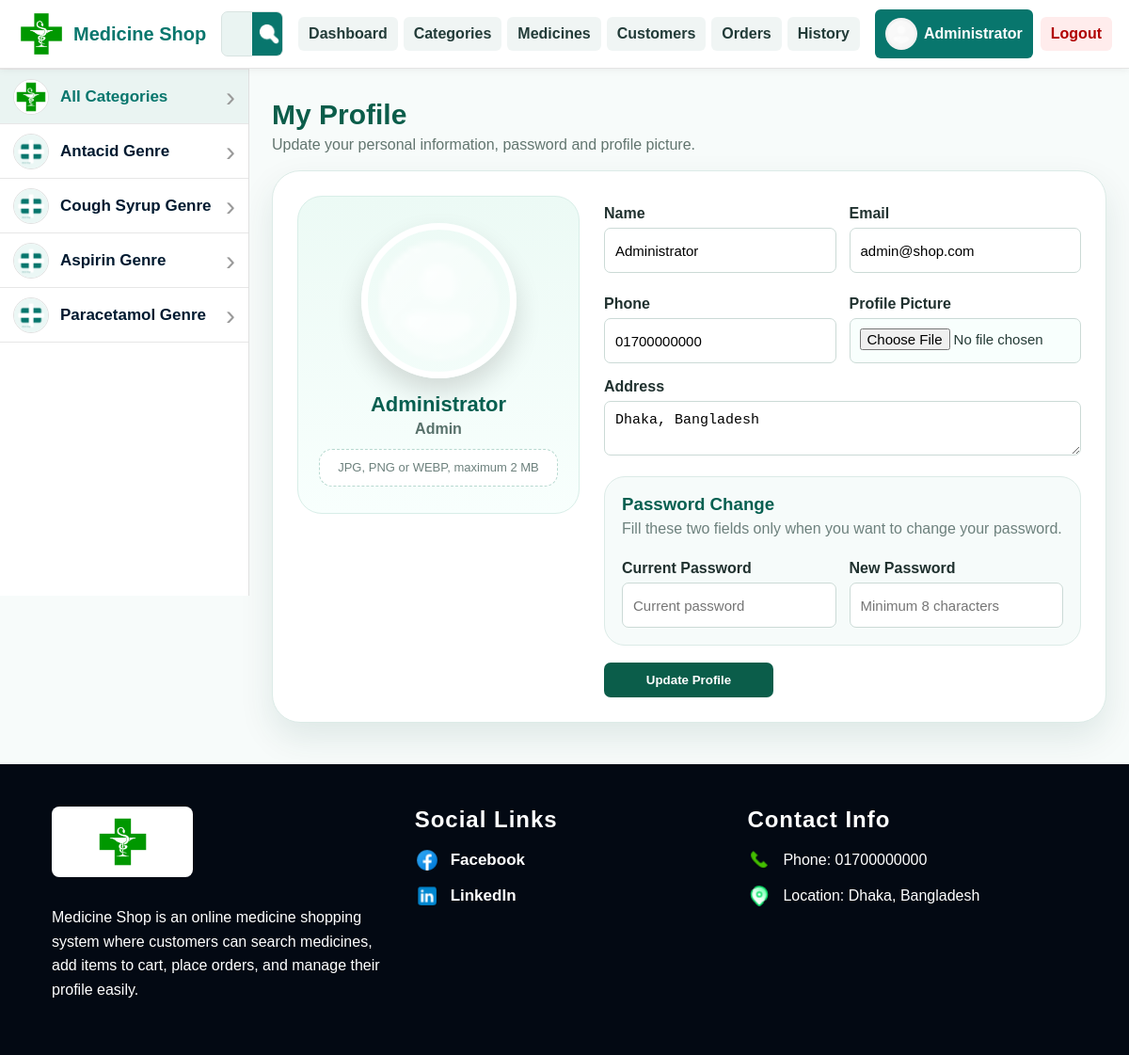
Screenshot of /index.php?page=profile (signed in) with the database file from the repository.
### tables this page shows
CREATE TABLE users (
    id INT AUTO_INCREMENT PRIMARY KEY,
    name VARCHAR(100) NOT NULL,
    email VARCHAR(120) NOT NULL UNIQUE,
    password_hash VARCHAR(255) NOT NULL,
    role ENUM('admin','customer') NOT NULL DEFAULT 'customer',
    profile_picture VARCHAR(255) NULL,
    address TEXT NULL,
    phone VARCHAR(30) NULL,
    remember_token VARCHAR(255) NULL,
    created_at TIMESTAMP DEFAULT CURRENT_TIMESTAMP
);

CREATE TABLE categories (
    id INT AUTO_INCREMENT PRIMARY KEY,
    name VARCHAR(120) NOT NULL,
    category_type ENUM('liquid','solid') NOT NULL,
    image_path VARCHAR(255) NULL,
    created_at TIMESTAMP DEFAULT CURRENT_TIMESTAMP
);

### controllers/ProfileController.php (called while the page is built, shortened)
<?php
function profileCtrl($conn)
{
    $user = findUserById($conn, $_SESSION['user']['id']);
    require 'views/profile.php';
}
?>

### models/UserModel.php (called while the page is built, shortened)
<?php
function findUserById($conn, $id)
{
    $stmt = mysqli_prepare($conn, "SELECT * FROM users WHERE id = ? LIMIT 1");
    mysqli_stmt_bind_param($stmt, 'i', $id);
    mysqli_stmt_execute($stmt);
    $row = mysqli_fetch_assoc(mysqli_stmt_get_result($stmt));
    return $row;
}
?>

### models/CategoryModel.php (called while the page is built, shortened)
<?php
function getCategories($conn)
{
    $result = mysqli_query(
        $conn,
        "SELECT *
         FROM categories
         ORDER BY category_type, name"
    );
    return mysqli_fetch_all($result, MYSQLI_ASSOC);
}
?>

### views/profile.php (the view, shortened to what this page needs)
<?php
$user = $user ?? [
    'name'            => '',
    'email'           => '',
    'phone'           => '',
    'address'         => '',
    'role'            => 'customer',
    'profile_picture' => ''
];
$photo = !empty($user['profile_picture'])
    ? $user['profile_picture']
    : 'asset/Profile.png';
require 'views/layout/header.php';
?>
<section class="page-title-box">
    <h1>My Profile</h1>
    <p>Update your personal information, password and profile picture.</p>
</section>
<section class="profile-card">
    <div class="profile-photo-box">
        <img
            id="profilePreview"
            src="<?= htmlspecialchars($photo) ?>"
            alt="Profile Picture"
        >
        <h3><?= htmlspecialchars($user['name'] ?? '') ?></h3>
        <p>
            <?= htmlspecialchars(ucfirst($user['role'] ?? 'customer')) ?>
        </p>
        <span class="photo-help">
            JPG, PNG or WEBP, maximum 2 MB
        </span>
    </div>
    <form
        method="POST"
        enctype="multipart/form-data"
        onsubmit="return validateProfile()"
        class="profile-form"
    >
        <div class="form-grid">
            <div class="form-group">
                <label for="name">Name</label>
                <input
                    type="text"
                    id="name"
                    name="name"
                    value="<?= htmlspecialchars($user['name'] ?? '') ?>"
                >
            </div>
            <div class="form-group">
                <label for="email">Email</label>
                <input
                    type="email"
                    id="email"
                    name="email"
                    value="<?= htmlspecialchars($user['email'] ?? '') ?>"
                >
            </div>
            <div class="form-group">
                <label for="phone">Phone</label>
                <input
                    type="text"
                    id="phone"
                    name="phone"
                    value="<?= htmlspecialchars($user['phone'] ?? '') ?>"
                >
            </div>
            <div class="form-group">
                <label for="profile_picture">Profile Picture</label>
                <input
                    type="file"
                    id="profile_picture"
                    name="profile_picture"
                    accept="image/*"
                    onchange="previewProfile(this)"
                >
            </div>
        </div>
        <div class="form-group full-row">
            <label for="address">Address</label>
            <textarea
                id="address"
                name="address"
            ><?= htmlspecialchars($user['address'] ?? '') ?></textarea>
        </div>
        <div class="password-box">
            <h3>Password Change</h3>
            <p>
                Fill these two fields only when you want to change your password.
            </p>
            <div class="form-grid">
                <div class="form-group">
                    <label for="current_password">Current Password</label>
                    <input
                        type="password"
                        id="current_password"
                        name="current_password"
                        placeholder="Current password"
                    >
                </div>
                <div class="form-group">
                    <label for="new_password">New Password</label>
                    <input
                        type="password"
                        id="new_password"
                        name="new_password"
                        placeholder="Minimum 8 characters"
                    >
                </div>
            </div>
        </div>
        <button class="btn profile-submit" type="submit">
            Update Profile
        </button>
    </form>
</section>
<?php require 'views/layout/footer.php'; ?>

### views/layout/header.php (shortened to what this page needs)
<?php
$currentPage = $_GET['page'] ?? 'home';
$authUser = $_SESSION['user'] ?? null;
$profilePic = 'asset/Profile.png';
$layoutCategories = [];
if (isset($conn)) {
    $layoutCategories = getCategories($conn);
    if ($authUser) {
        $dbUser = findUserById($conn, $authUser['id']);
        if ($dbUser && !empty($dbUser['profile_picture']) && file_exists($dbUser['profile_picture'])) {
            $profilePic = $dbUser['profile_picture'];
        }
    }
}
function activeMenu($name,$current){ return $name===$current ? 'active' : ''; }
$searchText = $_GET['q'] ?? ($_SESSION['last_search'] ?? ($_COOKIE['last_search'] ?? ''));
$searchText = htmlspecialchars($searchText);
$selectedCategory = intval($_GET['category'] ?? 0);
?>
<!DOCTYPE html>
<html lang="en">
<head>
<link rel="stylesheet" href="css/base.css">
<link rel="stylesheet" href="css/layout.css">
<link rel="stylesheet" href="css/home.css">
<link rel="stylesheet" href="css/admin.css">
<link rel="stylesheet" href="css/customer.css">
<link rel="stylesheet" href="css/profile.css">
</head>
<body>
<header class="topbar">
    <a class="brand" href="index.php?page=home">
        <img src="asset/medicineshopelogo.jpg" alt="Company Logo">
        <span>Medicine Shop</span>
    </a>
    <form class="top-search" id="topSearchForm" method="GET" action="index.php">
        <input id="topSearchInput" name="q" value="<?= $searchText ?>" placeholder="Search for medicine name...">
        <button type="submit" class="search-btn"><img src="asset/Search.png" alt="Search"></button>
    </form>
    <nav class="top-menu">
        <?php if($authUser && ($authUser['role'] ?? '')==='admin'): ?>
            <a class="<?= activeMenu('admin',$currentPage) ?>" href="index.php?page=admin">Dashboard</a>
            <a class="<?= activeMenu('categories',$currentPage) ?>" href="index.php?page=categories">Categories</a>
            <a class="<?= activeMenu('medicines',$currentPage) ?>" href="index.php?page=medicines">Medicines</a>
            <a class="<?= activeMenu('customers',$currentPage) ?>" href="index.php?page=customers">Customers</a>
            <a class="<?= activeMenu('orders',$currentPage) ?>" href="index.php?page=orders">Orders</a>
            <a class="<?= activeMenu('history',$currentPage) ?>" href="index.php?page=history">History</a>
        <?php elseif($authUser && ($authUser['role'] ?? '')==='customer'): ?>
            <a class="<?= activeMenu('my_orders',$currentPage) ?>" href="index.php?page=my_orders">My Orders</a>
        <?php endif; ?>
    </nav>
    <div class="nav-account">
        <?php if($authUser): ?>
            <a class="profile-link <?= activeMenu('profile',$currentPage) ?>" href="index.php?page=profile">
                <img src="<?= htmlspecialchars($profilePic) ?>" alt="Profile"><span><?= htmlspecialchars($authUser['name'] ?? 'User') ?></span>
            </a>
            <a class="logout-btn" href="index.php?page=logout">Logout</a>
        <?php else: ?>
            <a class="login-btn <?= activeMenu('login',$currentPage) ?>" href="index.php?page=login">Login</a>
            <a class="register-btn <?= activeMenu('register',$currentPage) ?>" href="index.php?page=register">Register</a>
        <?php endif; ?>
    </div>
</header>
<div class="page-body">
    <aside class="left-category">
        <div class="category-box">
            <a class="category-row <?= $selectedCategory===0?'active':'' ?>" href="index.php?page=home&q=<?= urlencode($_GET['q'] ?? '') ?>">
                <span class="cat-img"><img src="asset/medicineshopelogo.jpg" alt="All"></span>
                <span>All Categories</span>
                <b>›</b>
            </a>
            <?php foreach($layoutCategories as $cat): ?>
                <?php
                    $catImage = (!empty($cat['image_path']) && file_exists($cat['image_path']))
                        ? $cat['image_path']
                        : 'asset/medicine-default.png';
                ?>
                <a class="category-row <?= $selectedCategory==intval($cat['id'])?'active':'' ?>" href="index.php?page=home&category=<?= $cat['id'] ?>&q=<?= urlencode($_GET['q'] ?? '') ?>">
                    <span class="cat-img"><img src="<?= htmlspecialchars($catImage) ?>" alt="Category"></span>
                    <span><?= htmlspecialchars($cat['name']) ?></span>
                    <b>›</b>
                </a>
            <?php endforeach; ?>
        </div>
    </aside>
    <main class="container">

### css/base.css (style rules this page uses)
* { box-sizing: border-box; }
body { margin: 0; font-family: Arial, Helvetica, sans-serif; background: #f7fbfa; color: #243b36; }
a { text-decoration: none; }
label { display: block; font-weight: bold; margin: 10px 0 6px; }
input, select, textarea { width: 100%; padding: 11px; border: 1px solid #cbdad6; border-radius: 7px; font-size: 15px; background: white; }
textarea { min-height: 90px; resize: vertical; }
.btn { display: inline-block; border: 0; border-radius: 7px; background: #0b5d4a; color: white; padding: 11px 16px; font-weight: bold; cursor: pointer; }
.form-grid { display: grid; grid-template-columns: repeat(2, 1fr); gap: 14px; }
.page-title-box { padding: 8px 0 18px; }
.page-title-box h1 { margin: 0; font-size: 30px; color: #0b5d4a; }
.page-title-box p { margin: 6px 0 0; color: #62756f; }

### css/layout.css (style rules this page uses)
.topbar { position: sticky; top: 0; z-index: 10; background: #fff; border-bottom: 1px solid #e4e4e4; display: flex; align-items: center; gap: 16px; padding: 10px 18px; box-shadow: 0 2px 8px rgba(0, 0, 0, 0.05); }
.brand { display: flex; align-items: center; gap: 8px; font-weight: bold; font-size: 20px; color: #08766d; white-space: nowrap; }
.brand img { width: 52px; height: 52px; border-radius: 6px; object-fit: cover; }
.brand span { color: #08766d; }
.top-search { height: 48px; display: flex; align-items: center; flex: 1; max-width: 640px; border: 1px solid #d8e3e1; border-radius: 7px; overflow: hidden; background: #eaf4f2; margin-left: auto; }
.top-search input { height: 100%; border: 0; background: #eaf4f2; outline: 0; flex: 1; padding: 0 16px; font-size: 16px; }
.top-search .search-btn { width: 64px; height: 100%; border: 0; background: #08766d; display: flex; align-items: center; justify-content: center; cursor: pointer; }
.top-search .search-btn img { width: 24px; height: 24px; filter: brightness(0) invert(1); }
.top-menu { display: flex; gap: 6px; align-items: center; }
.top-menu a, .login-btn, .register-btn, .logout-btn, .profile-link, .cart-top { padding: 9px 11px; border-radius: 6px; color: #223b38; font-weight: bold; background: #f0f5f4; white-space: nowrap; }
.top-menu a:hover, .top-menu a.active, .profile-link.active, .cart-top.active { background: #08766d; color: white; }
.nav-account { display: flex; align-items: center; gap: 8px; }
.profile-link { display: flex; align-items: center; gap: 7px; }
.profile-link img { width: 34px; height: 34px; border-radius: 50%; object-fit: cover; background: #f2f2f2; }
.logout-btn { background: #ffecec; color: #b00000; }
.page-body { display: flex; align-items: flex-start; min-height: 70vh; }
.left-category { width: 265px; min-height: 70vh; background: #fff; border-right: 1px solid #e0e0e0; position: sticky; top: 73px; }
.category-box { width: 100%; background: #fff; border-top: 1px solid #e7e7e7; }
.category-row { height: 58px; display: flex; align-items: center; gap: 12px; padding: 8px 14px; border-bottom: 1px solid #e7e7e7; color: #001a30; font-size: 17px; font-weight: bold; background: #fff; }
.category-row:hover, .category-row.active { background: #eaf4f2; color: #08766d; }
.category-row .cat-img { width: 38px; height: 38px; border: 1px solid #e1e1e1; border-radius: 50%; display: flex; align-items: center; justify-content: center; overflow: hidden; background: #fff; flex: 0 0 auto; }
.category-row .cat-img img { width: 100%; height: 100%; object-fit: cover; }
.category-row span:nth-child(2) { flex: 1; }
.category-row b { font-size: 30px; color: #9a9a9a; font-weight: normal; }
.container { flex: 1; max-width: 1180px; margin: 0 auto; padding: 24px; }

### rows the page displays
users: profile_picture (placeholder picture), name "Administrator", role "Admin", email "admin@shop.com", phone "01700000000", address "Dhaka, Bangladesh"
categories: image_path (placeholder picture), name "Antacid Genre"
categories: image_path (placeholder picture), name "Cough Syrup Genre"
categories: image_path (placeholder picture), name "Aspirin Genre"
categories: image_path (placeholder picture), name "Paracetamol Genre"
